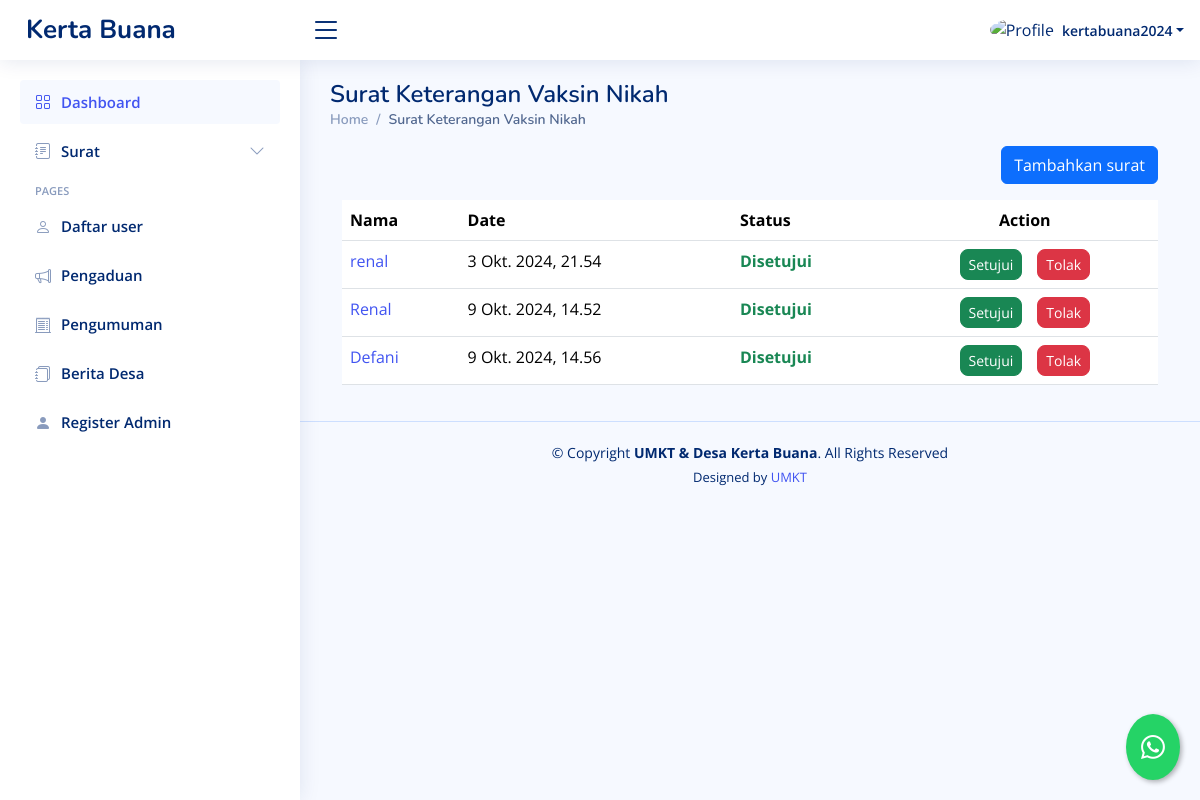
The page /dashboard/suket-vaksin-nikah/ (signed in) on the database its author committed.
### dashboard/models.py (models this page shows, shortened)
class SuketVaksinNikah(models.Model):
    STATUS_CHOICES = [
        ('review', 'Proses Review'),
        ('approved', 'Disetujui'),
        ('rejected', 'Ditolak'),
    ]
    penulis = models.ForeignKey(User, on_delete=models.CASCADE, blank=True, null=True)
    nama = models.CharField(max_length=255)
    jenis_kelamin = models.CharField(max_length=255)
    ttl = models.CharField(max_length=255)
    agama = models.CharField(max_length=255)
    pekerjaan = models.CharField(max_length=255)
    alamat = models.CharField(max_length=255)
    pengantar = models.CharField(max_length=255,blank=True, null=True)
    date = models.DateTimeField(default=timezone.now, blank=True)
    status = models.CharField(max_length=20, choices=STATUS_CHOICES, default='review')

### dashboard/views.py (the view, shortened to what this page needs)
# urls.py: path("suket-vaksin-nikah/",suketvaksinnikah,  name="suketvaksinnikah"),
@login_required
def suketvaksinnikah(request):
    template_name = "backend/suketvaksinnikah.html"
    suket = SuketVaksinNikah.objects.all()
    private = SuketVaksinNikah.objects.filter(penulis=request.user)
    context = {
        "suket": suket,
        'private':private
    }
    return render(request, template_name, context)

### templates/backend/suketvaksinnikah.html (shortened to what this page needs)
{% extends "backend/base_ui.html" %} {% load static %} {% load custom_filters %}
{% block konten %}
<div>
  <div class="pagetitle">
    <h1>Surat Keterangan Vaksin Nikah</h1>
    <nav>
      <ol class="breadcrumb">
        <li class="breadcrumb-item">
          <a href="{% url 'dashboard' %}">Home</a>
        </li>
        <li class="breadcrumb-item active">Surat Keterangan Vaksin Nikah</li>
      </ol>
    </nav>
  </div>
  {% if value %}
  <div class="card">
    <div class="card-body">
      <h5 class="card-title">Surat Keterangan Vaksin Nikah</h5>
      <form method="post" action="{% url 'edit_suketvaksinnikah' value.id %}">
        {% csrf_token %}
        <div class="row mb-3">
          <label for="inputNama" class="col-sm-2 col-form-label">Nama</label>
          <div class="col-sm-10">
            <input
              type="text"
              class="form-control"
              name="inputNama"
              value="{{ value.nama }}"
              required
            />
          </div>
        </div>
        <div class="row mb-3">
          <label class="col-sm-2 col-form-label">Jenis Kelamin</label>
          <div class="col-sm-10">
            <select class="form-select" name="inputjk">
              <option selected>Pilih jenis kelamin</option>
              {% if value.jenis_kelamin == "Laki-laki" %}
              <option value="Laki-laki" selected>Laki-laki</option>
              <option value="Perempuan">Perempuan</option>
              {% else %}
              <option value="Laki-laki">Laki-laki</option>
              <option value="Perempuan" selected>Perempuan</option>
              {% endif %}
            </select>
          </div>
        </div>
        <div class="row mb-3">
          <label for="inputTtl" class="col-sm-2 col-form-label"
            >Tempat tanggal lahir</label
          >
          <div class="col-sm-10">
            <input
              type="text"
              class="form-control"
              name="inputTtl"
              value="{{ value.ttl }}"
              placeholder="contoh:Samarinda, 01 Januari 2020"
              required
            />
          </div>
        </div>
        <div class="row mb-3">
          <label for="inputAgama" class="col-sm-2 col-form-label">Agama</label>
          <div class="col-sm-10">
            <input
              type="text"
              class="form-control"
              name="inputAgama"
              value="{{ value.agama }}"
              required
            />
          </div>
        </div>
        <div class="row mb-3">
          <label for="inputPekerjaan" class="col-sm-2 col-form-label"
            >Pekerjaan</label
          >
          <div class="col-sm-10">
            <input
              type="text"
              class="form-control"
              name="inputPekerjaan"
              value="{{ value.pekerjaan }}"
              required
            />
          </div>
        </div>
        <div class="row mb-3">
          <label for="inputAlamat" class="col-sm-2 col-form-label"
            >Alamat</label
          >
          <div class="col-sm-10">
            <input
              type="text"
              class="form-control"
              name="inputAlamat"
              value="{{ value.alamat }}"
              required
            />
          </div>
        </div>
        <div class="row mb-3">
          <label for="inputPengantar" class="col-sm-2 col-form-label"
            >Tujuan surat pengantar untuk</label
          >
          <div class="col-sm-10">
            <input
              type="text"
              class="form-control"
              name="inputPengantar"
              value="{{ value.pengantar }}"
              required
            />
          </div>
        </div>
        <div class="row mb-3">
          <label class="col-sm-2 col-form-label">Submit Here</label>
          <div class="col-sm-10">
            <a href="{% url 'suketvaksinnikah' %}">
              <button class="btn btn-secondary">Cancel</button>
            </a>
            <button type="submit" class="btn btn-primary">Submit</button>
          </div>
        </div>
      </form>
    </div>
  </div>
  {% else %}
  <div class="container-fluid">
    <div class="d-flex justify-content-end mb-3">
      <button
        type="button"
        class="btn btn-primary"
        data-bs-toggle="modal"
        data-bs-target="#formModal"
      >
        Tambahkan surat
      </button>
    </div>
    <div class="table-responsive">
      <table class="table datatable">
        <thead>
          <tr>
            <th>Nama</th>
            <th data-type="date" data-format="YYYY/DD/MM">Date</th>
            <th>Status</th>
            <th class="text-center">Action</th>
          </tr>
        </thead>
        <tbody>
          {% if user.is_superuser %} {% for surat in suket %}
          <tr>
            <td>
              <a href="{% url 'detail_suketvaksinnikah' surat.id %}"
                >{{ surat.nama }}</a
              >
            </td>
            <td>{{ surat.date }}</td>
            {% if surat.status == 'review' %}
            <td class="text-warning fw-bold">Proses Review</td>
            {% elif surat.status == 'approved' %}
            <td class="text-success fw-bold">Disetujui</td>
            {% elif surat.status == 'rejected' %}
            <td class="text-danger fw-bold">Ditolak</td>
            {% endif %} {% if user.is_superuser %}
            <td class="text-center">
              <div
                class="btn-group gap-3"
                role="group"
                aria-label="Action buttons"
              >
                <button type="button" class="btn btn-success btn-sm rounded-3">
                  <a
                    href="{% url 'setujui_suketvaksinnikah' surat.id %}"
                    class="text-decoration-none text-white"
                    >Setujui</a
                  >
                </button>
                <button type="button" class="btn btn-danger btn-sm rounded-3">
                  <a
                    href="{% url 'tolak_suketvaksinnikah' surat.id %}"
                    class="text-decoration-none text-white"
                    >Tolak</a
                  >
                </button>
              </div>
            </td>
            {% endif %}
          </tr>
          {% endfor %} {% endif %}
        </tbody>
      </table>
    </div>
  </div>
  {% endif %}
</div>
{% endblock konten %}

### templates/backend/base_ui.html (shortened to what this page needs)
{% load static %}
<!DOCTYPE html>
<html lang="en">
  <head>
    <link
      href="{% static 'backend/vendor/bootstrap/css/bootstrap.min.css'%}"
      rel="stylesheet"
    />
    <link
      href="{% static 'backend/vendor/bootstrap-icons/bootstrap-icons.css'%}"
      rel="stylesheet"
    />
    <link
      href="{% static 'backend/vendor/boxicons/css/boxicons.min.css'%}"
      rel="stylesheet"
    />
    <link
      href="{% static 'backend/vendor/quill/quill.snow.css'%}"
      rel="stylesheet"
    />
    <link
      href="{% static 'backend/vendor/quill/quill.bubble.css'%}"
      rel="stylesheet"
    />
    <link
      href="{% static 'backend/vendor/remixicon/remixicon.css'%}"
      rel="stylesheet"
    />
    <link
      href="{% static 'backend/vendor/simple-datatables/style.css'%}"
      rel="stylesheet"
    />
    <link href="{% static 'backend/css/style.css'%}" rel="stylesheet" />
  </head>
  <body>
    <header id="header" class="header fixed-top d-flex align-items-center">
      <div class="d-flex align-items-center justify-content-between">
        <a href="{% url 'welcome'%}" class="logo d-flex align-items-center">
          <span class="d-none d-lg-block">Kerta Buana</span>
        </a>
        <i class="bi bi-list toggle-sidebar-btn"></i>
      </div>
      <nav class="header-nav ms-auto">
        <ul class="d-flex align-items-center">
          <li class="nav-item dropdown pe-3">
            <a
              class="nav-link nav-profile d-flex align-items-center pe-0"
              href="#"
              data-bs-toggle="dropdown"
            >
              {% if user.is_superuser %}
              <img
                src="{% static 'backend/img/orang.png'%}"
                alt="Profile"
                class="rounded-circle"
              />
              {% else %}
              <img
                src="{% static 'backend/img/family.png'%}"
                alt="Profile"
                class="rounded-circle"
              />
              {% endif %}
              <span class="d-none d-md-block dropdown-toggle ps-2"
                >{{request.user.username}}</span
              > </a
            >
          </li>
        </ul>
      </nav>
    </header>
    <aside id="sidebar" class="sidebar">
      <ul class="sidebar-nav" id="sidebar-nav">
        <li class="nav-item">
          <a class="nav-link" href="{% url 'dashboard'%}">
            <i class="bi bi-grid"></i>
            <span>Dashboard</span>
          </a>
        </li>
        {% if user.is_superuser %}
        <li class="nav-item">
          <a
            class="nav-link collapsed"
            data-bs-target="#forms-nav"
            data-bs-toggle="collapse"
            href="#"
          >
            <i class="bi bi-journal-text"></i><span>Surat</span
            ><i class="bi bi-chevron-down ms-auto"></i>
          </a>
        </li>
        {% endif %}
        {% if user.is_superuser %}
        <li class="nav-heading">Pages</li>
        <li class="nav-item">
          <a class="nav-link collapsed" href="{% url 'daftar_user' %}">
            <i class="bi bi-person"></i>
            <span>Daftar user</span>
          </a>
        </li>
        <li class="nav-item">
          <a class="nav-link collapsed" href="{% url 'pengaduan_asing' %}">
            <i class="bi bi-megaphone"></i>
            <span>Pengaduan</span>
          </a>
        </li>
        <li class="nav-item">
          <a class="nav-link collapsed" href=" {% url 'pengumuman' %} ">
            <i class="bi bi-receipt-cutoff"></i>
            <span>Pengumuman</span>
          </a>
        </li>
        <li class="nav-item">
          <a class="nav-link collapsed" href=" {% url 'blog' %} ">
            <i class="bi bi-journals"></i>
            <span>Berita Desa</span>
          </a>
        </li>
        <li class="nav-item">
          <a class="nav-link collapsed" href="{% url 'register_super_admin' %}">
            <i class="bi bi-person-fill"></i>
            <span>Register Admin</span>
          </a>
        </li>
        {% endif %}
      </ul>
    </aside>
    <main id="main" class="main">
      {% block konten %}{% endblock konten %}
    </main>
    <footer id="footer" class="footer">
      <div class="copyright">
        &copy; Copyright <strong><span>UMKT & Desa Kerta Buana</span></strong
        >. All Rights Reserved
      </div>
      <div class="credits">
        Designed by <a href="https://www.umkt.ac.id/">UMKT</a>
      </div>
    </footer>
    <a
      href="https://wa.me/6282255462424?text=Halo,%20saya%20{{ request.user.last_name }}%20dengan%20nik%20{{ request.user.nik }}"
      class="whatsapp-float"
      target="_blank"
      title="Hubungi kami via WhatsApp"
    >
      <i class="bi bi-whatsapp"></i>
    </a>
  </body>
</html>

### static/backend/css/style.css (style rules this page uses)
:root { scroll-behavior: smooth; }
body { font-family: "Open Sans", sans-serif; background: #f6f9ff; color: #444444; }
a { color: #4154f1; text-decoration: none; }
h1, h2, h3, h4, h5, h6 { font-family: "Nunito", sans-serif; }
#main { margin-top: 60px; padding: 20px 30px; transition: all 0.3s; }
.pagetitle { margin-bottom: 10px; }
.pagetitle h1 { font-size: 24px; margin-bottom: 0; font-weight: 600; color: #012970; }
.breadcrumb { font-size: 14px; font-family: "Nunito", sans-serif; color: #899bbd; font-weight: 600; }
.breadcrumb a { color: #899bbd; transition: 0.3s; }
.breadcrumb .breadcrumb-item::before { color: #899bbd; }
.breadcrumb .active { color: #51678f; font-weight: 600; }
.logo { line-height: 1; }
@media (min-width: 1200px) { .logo { width: 280px; } }
.logo span { font-size: 26px; font-weight: 700; color: #012970; font-family: "Nunito", sans-serif; }
.header { transition: all 0.5s; z-index: 997; height: 60px; box-shadow: 0px 2px 20px rgba(1, 41, 112, 0.1); background-color: #fff; padding-left: 20px; }
.header .toggle-sidebar-btn { font-size: 32px; padding-left: 10px; cursor: pointer; color: #012970; }
.header-nav ul { list-style: none; }
.header-nav>ul { margin: 0; padding: 0; }
.header-nav .nav-profile { color: #012970; }
.header-nav .nav-profile img { max-height: 36px; }
.header-nav .nav-profile span { font-size: 14px; font-weight: 600; }
.sidebar { position: fixed; top: 60px; left: 0; bottom: 0; width: 300px; z-index: 996; transition: all 0.3s; padding: 20px; overflow-y: auto; scrollbar-width: thin; scrollbar-color: #aab7cf transparent; box-shadow: 0px 0px 20px rgba(1, 41, 112, 0.1); background-color: #fff; }
@media (min-width: 1200px) { #main, #footer { margin-left: 300px; } }
.sidebar-nav { padding: 0; margin: 0; list-style: none; }
.sidebar-nav li { padding: 0; margin: 0; list-style: none; }
.sidebar-nav .nav-item { margin-bottom: 5px; }
.sidebar-nav .nav-heading { font-size: 11px; text-transform: uppercase; color: #899bbd; font-weight: 600; margin: 10px 0 5px 15px; }
.sidebar-nav .nav-link { display: flex; align-items: center; font-size: 15px; font-weight: 600; color: #4154f1; transition: 0.3; background: #f6f9ff; padding: 10px 15px; border-radius: 4px; }
.sidebar-nav .nav-link i { font-size: 16px; margin-right: 10px; color: #4154f1; }
.sidebar-nav .nav-link.collapsed { color: #012970; background: #fff; }
.sidebar-nav .nav-link.collapsed i { color: #899bbd; }
.sidebar-nav .nav-link .bi-chevron-down { margin-right: 0; transition: transform 0.2s ease-in-out; }
.footer { padding: 20px 0; font-size: 14px; transition: all 0.3s; border-top: 1px solid #cddfff; }
.footer .copyright { text-align: center; color: #012970; }
.footer .credits { padding-top: 5px; text-align: center; font-size: 13px; color: #012970; }
.whatsapp-float { position: fixed; bottom: 20px; right: 20px; background-color: #25D366; color: white; border-radius: 50%; padding: 15px; box-shadow: 2px 2px 5px rgba(0, 0, 0, 0.3); z-index: 1000; font-size: 24px; transition: all 0.3s ease; }
.whatsapp-float i { margin-right: 0; }

### rows shown on the page
SuketVaksinNikah: nama "renal", date "3 Okt. 2024, 21.54", status "Disetujui"
SuketVaksinNikah: nama "Renal", date "9 Okt. 2024, 14.52", status "Disetujui"
SuketVaksinNikah: nama "Defani", date "9 Okt. 2024, 14.56", status "Disetujui"

### other values the page prints
{{ request.user.username }} "kertabuana2024"
